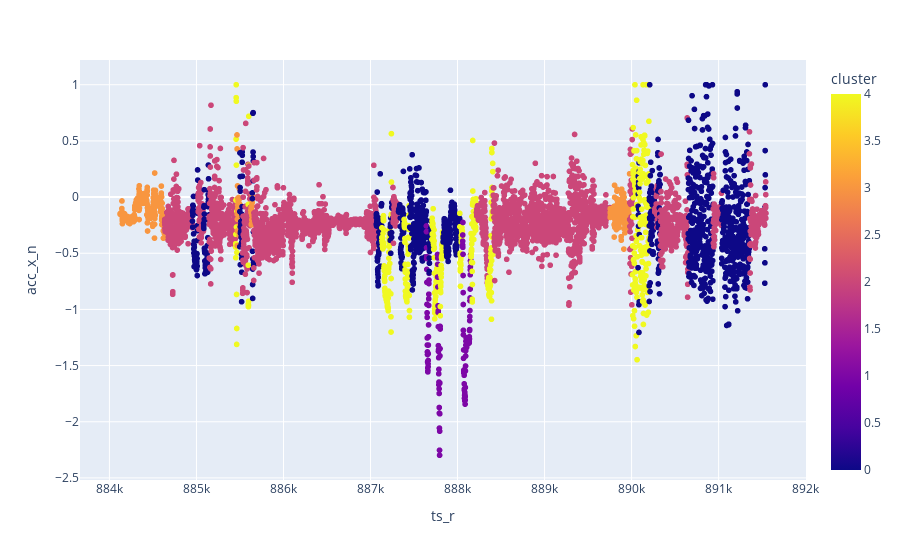

This figure's notebook cell:
### Code cell
px.scatter(df, x='ts_r', y='acc_x_n', color='cluster')

### Figure 1 — Plotly figure (JSON) as saved in the notebook; plotly's stock layout.template omitted (floating-point values rounded to 4 significant figures; data arrays with more than 128 entries replaced by an {"elided": "..."} marker saying what was removed)
{"data": [{"hovertemplate": "ts_r=%{x}<br>acc_x_n=%{y}<br>cluster=%{marker.color}<extra></extra>", "legendgroup": "", "marker": {"color": {"elided": "7424 int values"}, "coloraxis": "coloraxis", "symbol": "circle"}, "mode": "markers", "name": "", "showlegend": false, "type": "scattergl", "x": {"elided": "7424 int values"}, "xaxis": "x", "y": {"elided": "7424 float values"}, "yaxis": "y"}], "layout": {"coloraxis": {"colorbar": {"title": {"text": "cluster"}}, "colorscale": [[0, "#0d0887"], [0.1111, "#46039f"], [0.2222, "#7201a8"], [0.3333, "#9c179e"], [0.4444, "#bd3786"], [0.5556, "#d8576b"], [0.6667, "#ed7953"], [0.7778, "#fb9f3a"], [0.8889, "#fdca26"], [1, "#f0f921"]]}, "legend": {"tracegroupgap": 0}, "margin": {"t": 60}, "xaxis": {"anchor": "y", "domain": [0, 1], "title": {"text": "ts_r"}}, "yaxis": {"anchor": "x", "domain": [0, 1], "title": {"text": "acc_x_n"}}}}
